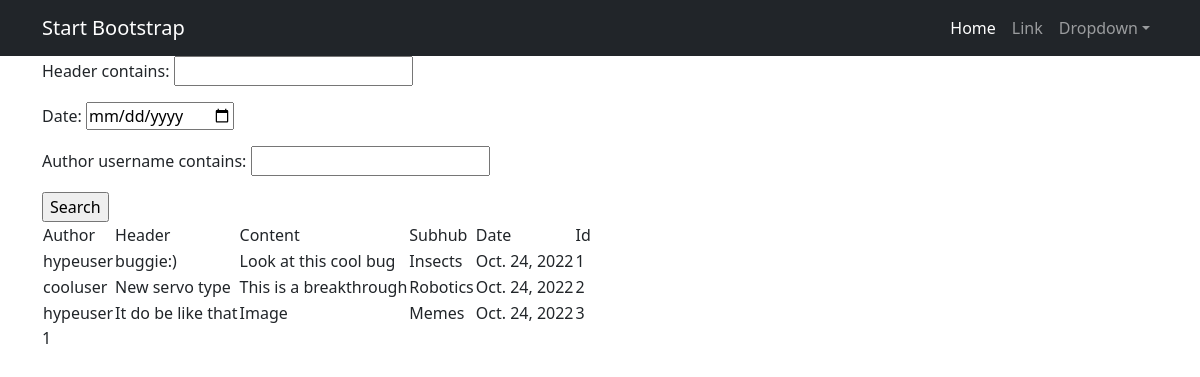
Page /posts/search/ on the earlier database version.
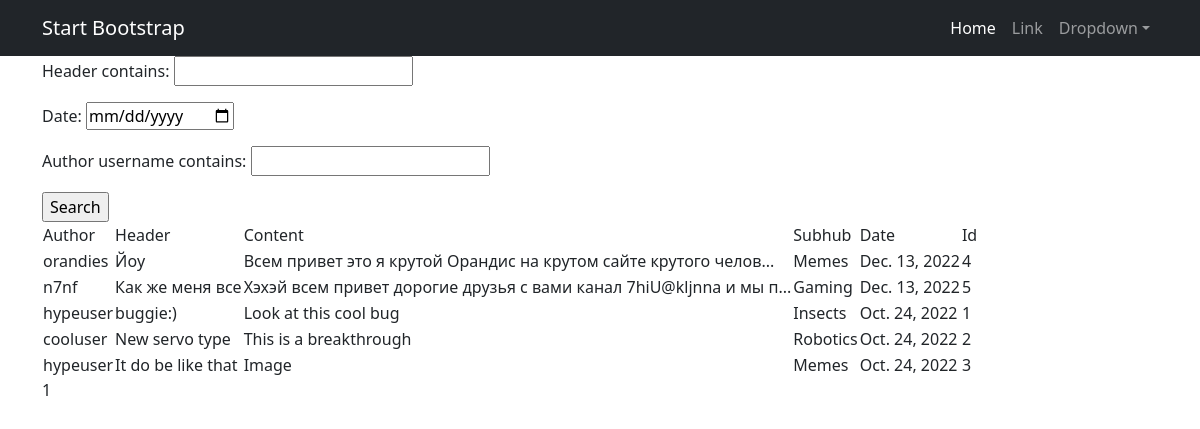
Same page on the later database version.
### news/models.py (models this page shows, shortened)
class Post(models.Model):
    author = models.ForeignKey(User, on_delete=models.CASCADE)
    subhub = models.ForeignKey(SubHub, on_delete=models.CASCADE)
    rating = models.IntegerField(default=0)
    content = models.TextField(max_length=1024)
    header = models.TextField(max_length=128)
    date = models.DateField(auto_now_add=True)
    ARTICLE = "AR"
    NEWS = "NE"
    ELSE = "EL"
    RESTRICTION_CHOICES = [
        (ARTICLE, "Article"),
        (NEWS, "News"),
        (ELSE, "Else")
    ]
    restriction = models.CharField(
        max_length=2,
        choices=RESTRICTION_CHOICES,
        default=ELSE
    )
    def preview(self):
        if len(self.content) >= 64:
            return f'{self.content[0:64]}...'
        else:
            return self.content

class SubHub(models.Model):
    name = models.CharField(max_length=128, unique=True)
    description = models.TextField(max_length=256)
    post_count = models.IntegerField(default=0)

### news/views.py (the view)
# urls.py: path('search/', PostSearch.as_view(), name='post_search'),
class PostSearch(ListView):
    model = Post
    ordering = '-date'
    template_name = 'flatpages/post_search.html'
    context_object_name = 'posts'
    paginate_by = 10
    def get_queryset(self):
        queryset = super().get_queryset()
        self.filterset = PostFilter(self.request.GET, queryset)
        return self.filterset.qs
    def get_context_data(self, **kwargs):
        context = super().get_context_data(**kwargs)
        context['filterset'] = self.filterset
        return context

### news/templatetags/custom_filters.py (called while the page is built)
@register.filter()
def curse_filter(string_to_check):
    checked_string = ''
    for word in string_to_check.split():
        for check_word in CENSORED_WORDS:
            if check_word in word.lower():
                last_chars = ''
                for char in reversed(word):
                    if char not in string.punctuation:
                        break
                    last_chars += char
                last_chars = last_chars[::-1]
                new_word = word[0] + (len(word.translate(str.maketrans('', '', string.punctuation))) - 1) * "*"
                checked_string += new_word + f"{last_chars} "
                break
        else:
            checked_string += word + " "
    return checked_string

### templates/flatpages/post_search.html (shortened to what this page needs)
{% extends 'flatpages/default.html' %}
{% load custom_filters %}
{% load custom_tags %}
{% block content %}
    <form action="" method="get">
        {{ filterset.form.as_p }}
        <input type="submit" value="Search"/>
    </form>
    {% if posts %}
        <table>
            <tr>
                <td>Author</td>
                <td>Header</td>
                <td>Content</td>
                <td>Subhub</td>
                <td>Date</td>
                <td>Id</td>
            </tr>
            {% for post in posts %}
                <tr>
                    <td>{{ post.author.username }}</td>
                    <td>{{ post.header|curse_filter }}</td>
                    <td>{{ post.preview|curse_filter }}</td>
                    <td>{{ post.subhub.name }}</td>
                    <td>{{ post.date }}</td>
                    <td>{{ post.pk }}</td>
                </tr>
            {% endfor %}
        </table>
    {% else %}
        <h2>Посты не найдены</h2>
    {% endif %}
    {{ page_obj.number }}
{% endblock content %}

### templates/flatpages/default.html (shortened to what this page needs)
<!DOCTYPE html>
<html lang="en">
<head>
    {% load static %}
    <link href="{% static 'css/styles.css' %}" rel="stylesheet"/>
</head>
<body>
<nav class="navbar navbar-expand-lg navbar-dark bg-dark">
    <div class="container">
        <a class="navbar-brand" href="#">Start Bootstrap</a>
        <div class="collapse navbar-collapse" id="navbarSupportedContent">
            <ul class="navbar-nav ms-auto mb-2 mb-lg-0">
                <li class="nav-item"><a class="nav-link active" aria-current="page" href="#">Home</a></li>
                <li class="nav-item"><a class="nav-link" href="#">Link</a></li>
                <li class="nav-item dropdown">
                    <a class="nav-link dropdown-toggle" id="navbarDropdown" href="#" role="button"
                       data-bs-toggle="dropdown" aria-expanded="false">Dropdown</a>
                </li>
            </ul>
        </div>
    </div>
</nav>
<div class="container">
    <div>
        {% block content %}{% endblock content %}
    </div>
</div>
</body>
</html>

Differences in the rows shown:
added Post: author.username "orandies", header|curse_filter "Йоу", preview|curse_filter "Всем привет это я крутой Орандис на крутом сайте крутого челов...", subhub.name "Memes", date "Dec. 13, 2022", pk "4"
added Post: author.username "n7nf", header|curse_filter "Как же меня все", preview|curse_filter "Хэхэй всем привет дорогие друзья с вами канал 7hiU@kljnna и мы п...", subhub.name "Gaming", date "Dec. 13, 2022", pk "5"
